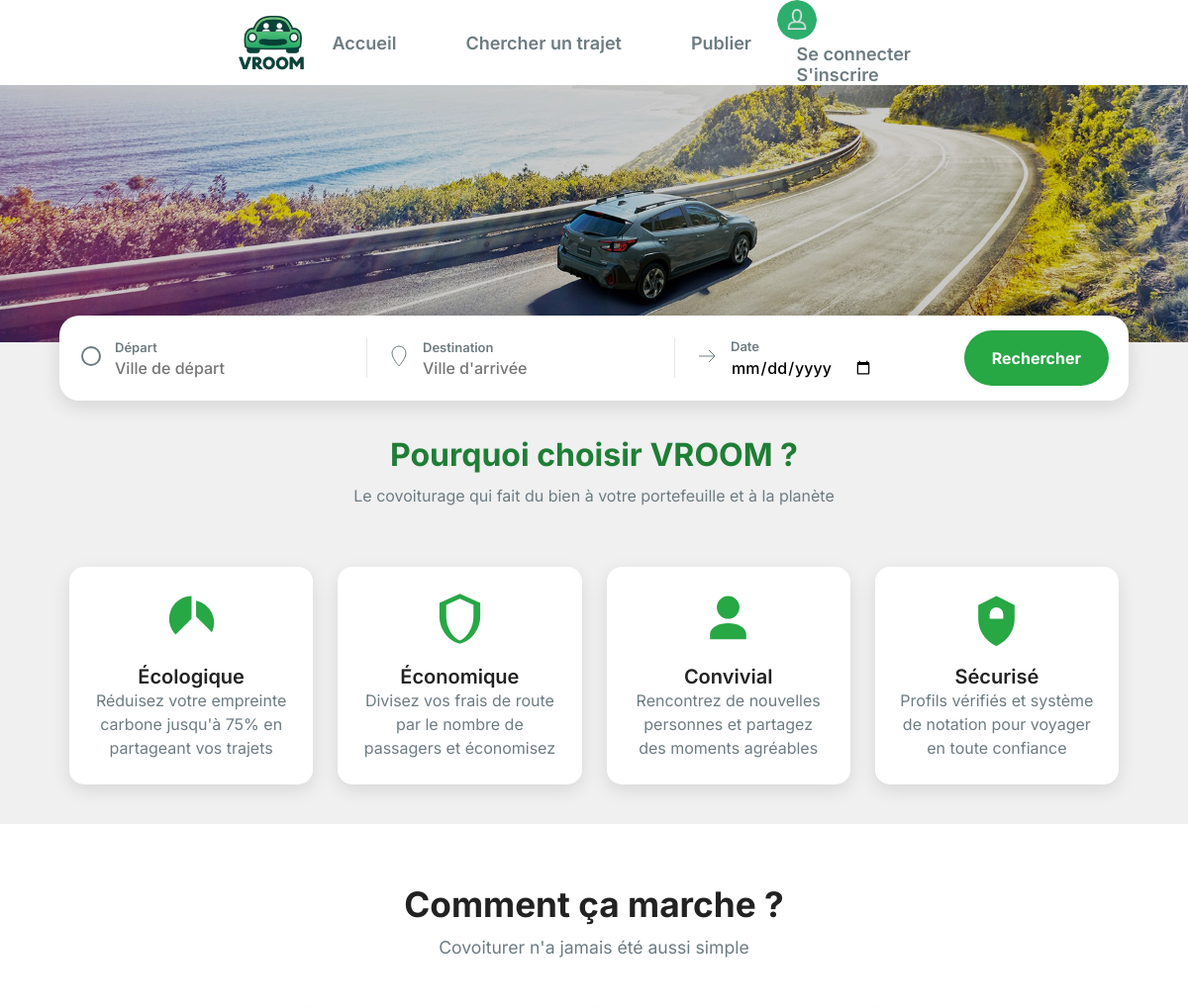
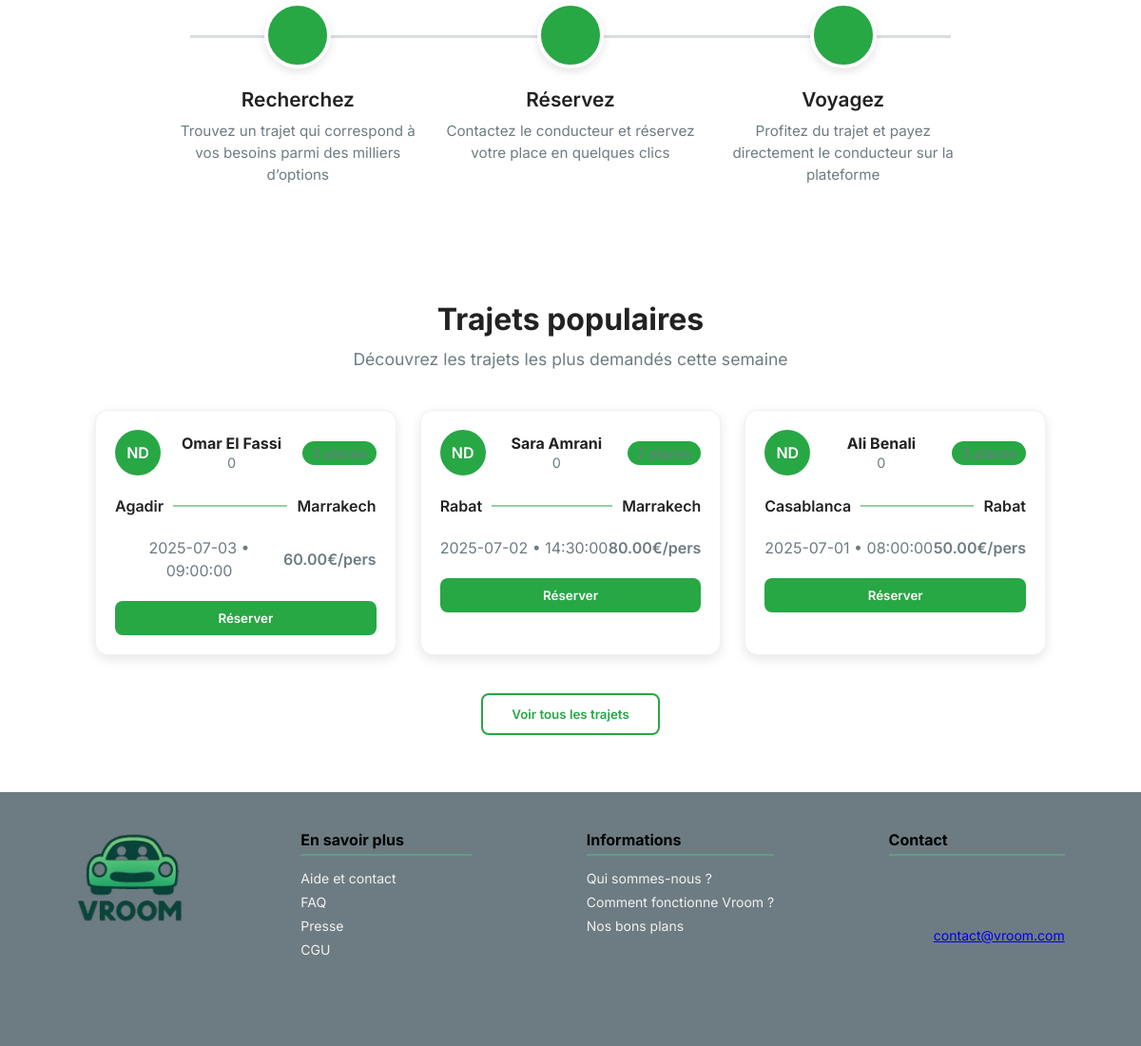
The page / on the database its author committed (2 pictures, top to bottom).
### tables this page shows
CREATE TABLE `annonces` (
  `id` bigint(20) UNSIGNED NOT NULL,
  `id_conducteur` bigint(20) UNSIGNED NOT NULL,
  `id_vehicule` bigint(20) UNSIGNED NOT NULL,
  `date_depart` date NOT NULL,
  `heure_depart` time NOT NULL,
  `datetime_depart` datetime NOT NULL,
  `prix_par_personne` decimal(10,2) NOT NULL,
  `places_disponibles` int(11) NOT NULL,
  `description` text NOT NULL,
  `id_lieu_depart` bigint(20) UNSIGNED NOT NULL,
  `id_lieu_arrivee` bigint(20) UNSIGNED NOT NULL,
  `statut` enum('active','complete','annulee','expiree') DEFAULT 'active',
  `date_creation` timestamp NOT NULL DEFAULT current_timestamp()
);

CREATE TABLE `utilisateurs` (
  `id` bigint(20) UNSIGNED NOT NULL,
  `nom` varchar(255) NOT NULL,
  `prenom` varchar(255) NOT NULL,
  `email` varchar(255) DEFAULT NULL,
  `telephone` varchar(20) DEFAULT NULL,
  `avatar` varchar(255) DEFAULT NULL,
  `biographie` text DEFAULT NULL,
  `mot_de_passe` varchar(255) NOT NULL,
  `token_notification` varchar(255) DEFAULT NULL,
  `premiere_connexion` tinyint(1) NOT NULL DEFAULT 1,
  `try_token` int(11) NOT NULL DEFAULT 0,
  `remember_token` varchar(100) DEFAULT NULL,
  `date_creation` timestamp NOT NULL DEFAULT current_timestamp(),
  `date_mise_a_jour` timestamp NOT NULL DEFAULT current_timestamp() ON UPDATE current_timestamp(),
  `note` float DEFAULT 0
);

CREATE TABLE `lieux` (
  `id` bigint(20) UNSIGNED NOT NULL,
  `nom` varchar(255) NOT NULL,
  `latitude` decimal(10,6) NOT NULL,
  `longitude` decimal(10,6) NOT NULL
);

### Controleur/c_accueil.php (called while the page is built, shortened)
<?php
require_once __DIR__ . '/../Modele/annonces.php';
class c_accueil {
    public function afficher(): void {
        $annonces = Annonces::recherche_trajets();
        require __DIR__ . '/../Vue/head.php';
        require __DIR__ . '/../Vue/header.php';
        require __DIR__ . '/../Vue/pages/v_accueil.php';
        require __DIR__ . '/../Vue/footer.php';
    }
}

### Modele/annonces.php (called while the page is built, shortened)
<?php
class Annonces {
    public static function recherche_trajets(array $filters = [], string $sort = 'date_desc'): array {
    $trajets = [];
    $db = dbConnect();
    $sql = "SELECT id
            FROM annonces
            WHERE statut = :statut";
    $params = [
        ':statut' => 'active'
    ];
    switch ($sort) {
        case 'date_desc':
        default:
            $sql .= " ORDER BY date_depart DESC";
            break;
    }
    $stmt = $db->prepare($sql);
    $stmt->execute($params);
    while ($row = $stmt->fetch(PDO::FETCH_ASSOC)) {
        $trajets[] = [
            "id" => (int) $row["id"],
        ];
    }
    return $trajets;
    }
    public static function detail_trajet(int $id): ?array
    {
        $db = dbConnect();
        $sql = "
        SELECT
            a.id,
            a.date_depart,
            a.heure_depart,
            a.prix_par_personne,
            a.places_disponibles,
            a.description,
            u.nom AS conducteur_nom,
            u.note AS conducteur_note,
            u.avatar,
            v.marque,
            v.modele,
            ld.nom AS lieu_depart,
            la.nom AS lieu_arrivee
        FROM annonces a
        JOIN utilisateurs u ON a.id_conducteur = u.id
        JOIN vehicules v ON a.id_vehicule = v.id
        JOIN lieux ld ON a.id_lieu_depart = ld.id
        JOIN lieux la ON a.id_lieu_arrivee = la.id
        WHERE a.id = :id
        AND a.statut = 'active'
        ";
        $stmt = $db->prepare($sql);
        $stmt->execute(['id' => $id]);
        $annonce = $stmt->fetch(PDO::FETCH_ASSOC);
        return $annonce ?: null;
    }
}

### Vue/pages/v_accueil.php (the view, shortened to what this page needs)
<body>
<div class="hero">
    <img src="Ressources/Images/img_kv_pc.jpg" alt="Voiture" class="hero-img">
   <section class="search-container">
    <form class="search-box" action="index.php" method="GET">
        <div class="search-field">
            <div class="icon">
                <svg viewBox="0 0 24 24">
                    <circle cx="12" cy="12" r="9" stroke-width="2" fill="none"/>
                </svg>
            </div>
            <div class="field-content">
                <label>Départ</label>
                <input type="text" name="depart" placeholder="Ville de départ" >
            </div>
        </div>
        <div class="search-field">
            <div class="icon">
                <svg viewBox="0 0 24 24">
                    <path d="M12 2a7 7 0 0 0-7 7c0 5.25 7 13 7 13s7-7.75 7-13a7 7 0 0 0-7-7z"/>
                </svg>
            </div>
            <div class="field-content">
                <label>Destination</label>
                <input type="text" name="destination" placeholder="Ville d'arrivée" >
            </div>
        </div>
        <div class="search-field">
            <div class="icon">
                <svg viewBox="0 0 24 24">
                    <path d="M4 12h16m-6-6l6 6-6 6"/>
                </svg>
            </div>
            <div class="field-content">
                <label>Date</label>
                <input type="date" name="date" >
            </div>
        </div>
        <button class="search-btn" type="submit" name="action" value="actionChercherTrajets">Rechercher</button>
    </form>
</section>
</div>
<div class="texte-intro">
    <h2>Pourquoi choisir VROOM ?</h2>
    <p>Le covoiturage qui fait du bien à votre portefeuille et à la planète</p>
</div>
<section class="avantages">
    <div class="avantages-item">
        <svg class="avantage-icon" viewBox="0 0 24 24">
            <path d="M12 2a10 10 0 0 0-7 17l7-7V2zm2 2v7l7 7A10 10 0 0 0 14 4z"/>
        </svg>
        <h3>Écologique</h3>
        <p>Réduisez votre empreinte carbone jusqu'à 75% en partageant vos trajets</p>
    </div>
    <div class="avantages-item">
        <svg class="avantage-icon" viewBox="0 0 24 24">
            <path d="M12 1L3 5v6c0 5.55 3.84 10.74 9 12 5.16-1.26 9-6.45 9-12V5l-9-4zm0 2.18l6 2.67v5.4c0 4.73-3 9.23-6 10.34-3-1.11-6-5.61-6-10.34v-5.4l6-2.67z"/>
        </svg>
        <h3>Économique</h3>
        <p>Divisez vos frais de route par le nombre de passagers et économisez</p>
    </div>
    <div class="avantages-item">
        <svg class="avantage-icon" viewBox="0 0 24 24">
            <path d="M12 12a5 5 0 1 0-5-5 5 5 0 0 0 5 5zm-8 9v-2c0-3.31 4.03-5 8-5s8 1.69 8 5v2"/>
        </svg>
        <h3>Convivial</h3>
        <p>Rencontrez de nouvelles personnes et partagez des moments agréables</p>
    </div>
    <div class="avantages-item">
        <svg class="avantage-icon" viewBox="0 0 24 24">
            <path d="M12 2l8 4v6c0 7-5.33 11-8 12-2.67-1-8-5-8-12V6l8-4zm0 5a3 3 0 0 0-3 3v2h6V10a3 3 0 0 0-3-3z"/>
        </svg>
        <h3>Sécurisé</h3>
        <p>Profils vérifiés et système de notation pour voyager en toute confiance</p>
    </div>
</section>
<section class="how-it-works">
    <h2>Comment ça marche ?</h2>
    <p>Covoiturer n'a jamais été aussi simple</p>
    <div class="steps">
        <div class="step">
            <div class="step-icon"></div>
            <h3>Recherchez</h3>
            <p>Trouvez un trajet qui correspond à vos besoins parmi des milliers d’options</p>
        </div>
        <div class="step">
            <div class="step-icon"></div>
            <h3>Réservez</h3>
            <p>Contactez le conducteur et réservez votre place en quelques clics</p>
        </div>
        <div class="step">
            <div class="step-icon"></div>
            <h3>Voyagez</h3>
            <p>Profitez du trajet et payez directement le conducteur sur la plateforme</p>
        </div>
    </div>
</section>
<section class="popular-rides">
    <h2>Trajets populaires</h2>
    <p>Découvrez les trajets les plus demandés cette semaine</p>
    <div class="rides-list">
        <?php if (!empty($annonces)):
            foreach ($annonces as $annonce):
                $trajet = Annonces::detail_trajet((int)$annonce['id']);
        ?>
            <div class="ride-card">
                <div class="ride-header">
                    <div class="avatar"><?= htmlspecialchars($trajet["avatar"] ?? 'ND') ?></div>
                    <div>
                        <h4><?= htmlspecialchars($trajet["conducteur_nom"] ?? 'Nom') ?></h4>
                        <span><?= htmlspecialchars($trajet["conducteur_note"] ?? 0) ?></span>
                    </div>
                    <span class="places"><?= htmlspecialchars($trajet["places_disponibles"] ?? 0) ?> places</span>
                </div>
                <div class="ride-route">
                    <p><?= htmlspecialchars($trajet["lieu_depart"] ?? '') ?></p>
                    <div class="line"></div>
                    <p><?= htmlspecialchars($trajet["lieu_arrivee"] ?? '') ?></p>
                </div>
                <div class="ride-info">
                    <p><?= htmlspecialchars($trajet["date_depart"] ?? '') ?> • <?= htmlspecialchars($trajet["heure_depart"] ?? '') ?></p>
                    <p class="price"><?= htmlspecialchars($trajet["prix_par_personne"] ?? 0) ?>€/pers</p>
                </div>
                <button class="ride-btn"
                    onclick="window.location.href='index.php?page=detail_trajet&id=<?= htmlspecialchars($trajet['id']) ?>'">
                    Réserver
                </button>
            </div>
        <?php endforeach; else: ?>
            <p>Aucun trajet trouvé</p>
        <?php endif; ?>
    </div>
    <button class="all-rides-btn"
        onclick="window.location.href='index.php?page=recherche_trajet'">
        Voir tous les trajets
    </button>
</section>
</body>

### Ressources/CSS/commun.css (style rules this page uses)
:root { --couleurVerte: #28a745; --couleurVerteFonce: #1f7e36; --texteGris: #6d7c82; --titreNoir: #222; --fondClair: #ffffff; --ombre: rgba(0,0,0,0.10); --ombreHover: rgba(0,0,0,0.18); }
* { font-family: 'Inter', sans-serif; box-sizing: border-box; padding: 0; margin: 0; }
body { background-color: #f0f0f0; align-items: center; justify-content: center; }

### rows shown on the page
annonces: id_conducteur.avatar "ND", id_conducteur.nom "Omar El Fassi", id_conducteur.note "0", id_lieu_depart.nom "Agadir", id_lieu_arrivee.nom "Marrakech", date_depart "2025-07-03", heure_depart "09:00:00", prix_par_personne "60.00"
annonces: id_conducteur.avatar "ND", id_conducteur.nom "Sara Amrani", id_conducteur.note "0", id_lieu_depart.nom "Rabat", id_lieu_arrivee.nom "Marrakech", date_depart "2025-07-02", heure_depart "14:30:00", prix_par_personne "80.00"
annonces: id_conducteur.avatar "ND", id_conducteur.nom "Ali Benali", id_conducteur.note "0", id_lieu_depart.nom "Casablanca", id_lieu_arrivee.nom "Rabat", date_depart "2025-07-01", heure_depart "08:00:00", prix_par_personne "50.00"
